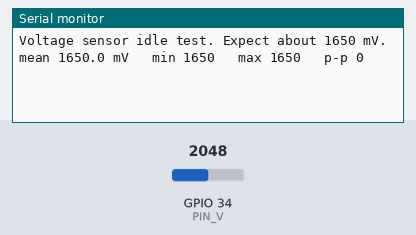
The sketch below on a simulated ESP32. Parts: the last lines printed to the serial monitor. The test bench sets the inputs (shaded band); at power-on: GPIO 34 (PIN_V) = 2048 (analog values on the 0–4095 scale).

Above: at 1.7 s.
1.8 s: GPIO 34 (PIN_V) set to 2866
At 2.7 s:
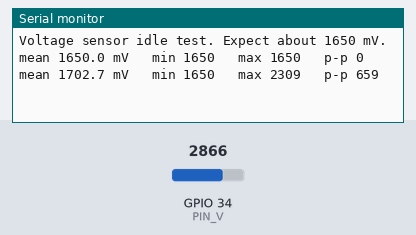
3.3 s: GPIO 34 (PIN_V) set to 3603
At 5.1 s:
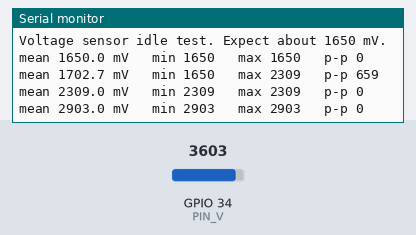
Timing chart, 0 to 6.6 s (numbered marks = the images above; inputs shaded):
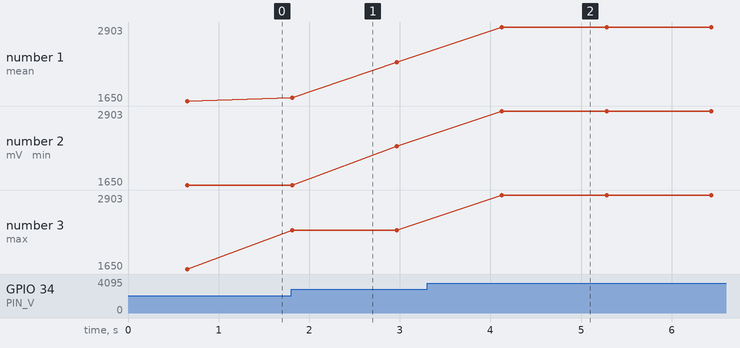

The sketch:

voltage_test.ino
```cpp
// Step 1: ESP32 + ZMPT101B, Serial Monitor only (115200 baud)
// Sensor output goes through a 10k/20k divider to GPIO34.
// No mains connected to the sensor yet.

const int PIN_V = 34;

void setup() {
  Serial.begin(115200);
  analogSetAttenuation(ADC_11db);   // input range up to about 3.1 V
  analogReadResolution(12);
  delay(500);
  Serial.println("Voltage sensor idle test. Expect about 1650 mV.");
}

void loop() {
  const int N = 500;
  long sum = 0;
  int mn = 9999, mx = 0;
  for (int i = 0; i < N; i++) {
    int v = analogReadMilliVolts(PIN_V);
    sum += v;
    if (v < mn) mn = v;
    if (v > mx) mx = v;
    delayMicroseconds(200);
  }
  Serial.printf("mean %.1f mV   min %d   max %d   p-p %d\n",
                (float)sum / N, mn, mx, mx - mn);
  delay(1000);
}
```

Measured:
- after the input at 1.8 s, the serial monitor: prints a new line at once (image 1)
- after the input at 3.3 s, the serial monitor: prints a new line after 0.83 s (image 2)
- plotted number 1: 1650 → 2309 after the input at 1.8 s, 2309 → 2903 after the input at 3.3 s
- plotted number 2: 1650 → 2309 after the input at 1.8 s, 2309 → 2903 after the input at 3.3 s
- plotted number 3: 1650 → 2309 after the input at 1.8 s, 2309 → 2903 after the input at 3.3 s
